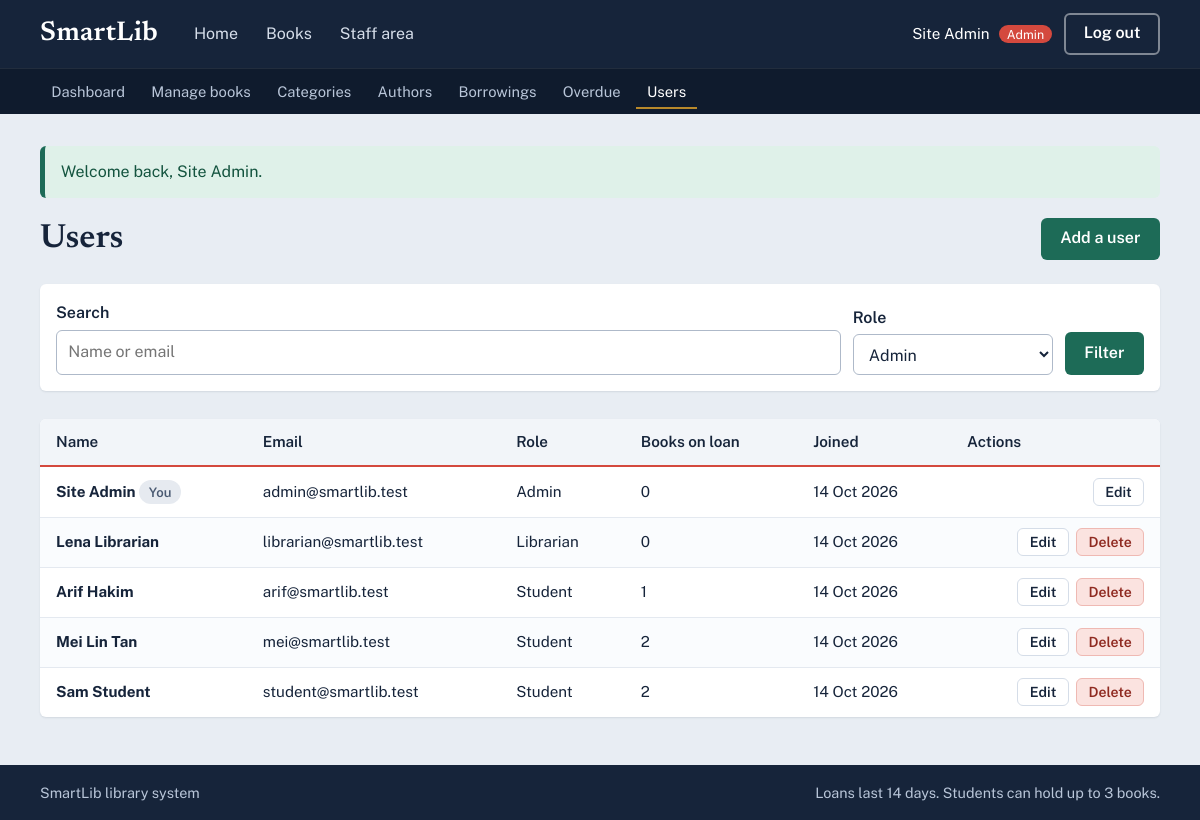
The page /admin/users.php (signed in) on the database its author committed.
### tables this page shows
CREATE TABLE users (
   
  id         INT AUTO_INCREMENT PRIMARY KEY,
   
  name       VARCHAR(100) NOT NULL,
   
  email      VARCHAR(100) NOT NULL UNIQUE,
   
  password   VARCHAR(255) NOT NULL,
   
  role       ENUM('admin','librarian','student') NOT NULL DEFAULT 'student',
   
  created_at TIMESTAMP NOT NULL DEFAULT CURRENT_TIMESTAMP
 
);

### includes/init.php (called while the page is built, shortened)
<?php
function e($value): string
{
    return htmlspecialchars((string) $value, ENT_QUOTES, 'UTF-8');
}
function url(string $path = ''): string
{
    return BASE_URL . '/' . ltrim($path, '/');
}
function fmt_date(?string $date): string
{
    return $date ? date('j M Y', strtotime($date)) : '-';
}
function current_role(): string
{
    return $_SESSION['role'] ?? 'guest';
}

### admin/users.php (the view, shortened to what this page needs)
<?php
require __DIR__ . '/../includes/init.php';
$q    = trim($_GET['q'] ?? '');
$where = [];
$params = [];
$stmt = $pdo->prepare('SELECT u.id, u.name, u.email, u.role, u.created_at,
                              (SELECT COUNT(*) FROM borrowings b WHERE b.user_id = u.id AND b.status = \'borrowed\') AS active_loans
                       FROM users u ' . ($where ? 'WHERE ' . implode(' AND ', $where) : '') . ' ORDER BY u.role, u.name');
$stmt->execute($params);
$users = $stmt->fetchAll();
require __DIR__ . '/../includes/header.php';
?>
<div class="page-head">
    <h1>Users</h1>
    <a class="btn btn-primary" href="<?= e(url('admin/user-form.php')) ?>">Add a user</a>
</div>
<form class="filters filters-compact" method="get" role="search">
    <div><label for="q">Search</label><input id="q" type="search" name="q" value="<?= e($q) ?>" placeholder="Name or email"></div>
    <div>
        <label for="role">Role</label>
        <select id="role" name="role">
            <?php foreach (['admin', 'librarian', 'student'] as $r): ?>
                <option value="<?= $r ?>" <?= $role === $r ? 'selected' : '' ?>><?= ucfirst($r) ?></option>
            <?php endforeach; ?>
        </select>
    </div>
    <button class="btn btn-primary" type="submit">Filter</button>
</form>
<?php if (!$users): ?>
    <div class="empty">No users found.</div>
<?php else: ?>
<div class="table-wrap">
<table class="table">
    <thead><tr><th>Name</th><th>Email</th><th>Role</th><th>Books on loan</th><th>Joined</th><th class="col-actions">Actions</th></tr></thead>
    <tbody>
    <?php foreach ($users as $u): ?>
        <tr>
            <td><strong><?= e($u['name']) ?></strong><?= (int) $u['id'] === (int) $_SESSION['user_id'] ? ' <span class="chip chip-muted">You</span>' : '' ?></td>
            <td><?= e($u['email']) ?></td>
            <td><?= e(ucfirst($u['role'])) ?></td>
            <td><?= (int) $u['active_loans'] ?></td>
            <td><?= e(fmt_date($u['created_at'])) ?></td>
            <td class="col-actions">
                <a class="btn btn-small" href="<?= e(url('admin/user-form.php?id=' . (int) $u['id'])) ?>">Edit</a>
                <?php if ((int) $u['id'] !== (int) $_SESSION['user_id']): ?>
                <form method="post" onsubmit="return confirm('Delete this user?');">
                    <button class="btn btn-small btn-danger" type="submit">Delete</button>
                </form>
                <?php endif; ?>
            </td>
        </tr>
    <?php endforeach; ?>
    </tbody>
</table>
</div>
<?php endif; ?>
<?php require __DIR__ . '/../includes/footer.php'; ?>

### css/style.css (style rules this page uses)
:root { --ink: #16243a; --ink-soft: #4a5a72; --shelf: #e8edf3; --paper: #ffffff; --rule: #c3d6ea; --margin: #d4493e; --pine: #1d6b57; --pine-dark: #15503f; --brass: #b8892b; --line: #d5dde8; --ok-bg: #dff1e9; --ok-fg: #14543f; --bad-bg: #fbe3e0; --bad-fg: #8f2a21; --font-display: "Newsreader", Georgia, "Times New Roman", serif; --font-body: "Public Sans", system-ui, -apple-system, "Segoe UI", Arial, sans-serif; }
*, *::before, *::after { box-sizing: border-box; }
html { -webkit-text-size-adjust: 100%; }
body { margin: 0; background: var(--shelf); color: var(--ink); font-family: var(--font-body); font-size: 1rem; line-height: 1.6; min-height: 100vh; display: flex; flex-direction: column; }
h1, h2, h3 { font-family: var(--font-display); font-weight: 600; line-height: 1.2; margin: 0 0 .5em; }
h1 { font-size: 2.1rem; }
a { color: var(--pine); }
.btn { display: inline-block; font: inherit; font-weight: 600; cursor: pointer; padding: .55rem 1.1rem; border-radius: 6px; border: 2px solid transparent; text-decoration: none; line-height: 1.3; text-align: center; }
.btn-primary { background: var(--pine); color: #fff; }
.btn-danger { background: var(--bad-bg); color: var(--bad-fg); border-color: #efb9b3; }
.btn-small { padding: .25rem .7rem; font-size: .88rem; border-width: 1px; background: #fff; color: var(--ink); border-color: var(--line); }
.btn-small.btn-danger { background: var(--bad-bg); color: var(--bad-fg); border-color: #efb9b3; }
.chip { display: inline-block; font-size: .82rem; font-weight: 600; padding: .1rem .6rem; border-radius: 99px; white-space: nowrap; }
.chip-muted { background: #e6eaf0; color: var(--ink-soft); }
.page-head { display: flex; align-items: center; justify-content: space-between; gap: 1rem; margin-bottom: 1.5rem; flex-wrap: wrap; }
.page-head h1 { margin: 0; }
label { display: block; font-weight: 600; margin-bottom: .25rem; }
input, select, textarea { font: inherit; color: var(--ink); width: 100%; padding: .55rem .7rem; background: #fff; border: 1.5px solid #aeb9c9; border-radius: 6px; }
.filters { display: grid; grid-template-columns: 1fr 220px auto auto; gap: .75rem; align-items: end; background: var(--paper); padding: 1rem; border-radius: 6px; margin-bottom: 1.75rem; box-shadow: 0 1px 2px rgba(22,36,58,.1); }
.filters-compact { grid-template-columns: 1fr 200px auto; }
.table-wrap { overflow-x: auto; background: var(--paper); border-radius: 6px; box-shadow: 0 1px 2px rgba(22,36,58,.1); }
.table { width: 100%; border-collapse: collapse; font-size: .95rem; }
.table th { text-align: left; padding: .7rem 1rem; background: #f2f5f9; border-bottom: 2px solid var(--margin); font-weight: 600; white-space: nowrap; }
.table td { padding: .65rem 1rem; border-bottom: 1px solid #e4e9f0; vertical-align: middle; }
.table tbody tr:nth-child(even) { background: #fafcfe; }
.table tr:last-child td { border-bottom: 0; }
.col-actions { text-align: right; white-space: nowrap; }
.col-actions form { display: inline-block; margin-left: .25rem; }

### rows shown on the page
users: name "Site Admin", shows "You", email "admin@smartlib.test", role "Admin", active_loans "0", created_at "14 Oct 2026"
users: name "Lena Librarian", email "librarian@smartlib.test", role "Librarian", active_loans "0", created_at "14 Oct 2026"
users: name "Arif Hakim", email "arif@smartlib.test", role "Student", active_loans "1", created_at "14 Oct 2026"
users: name "Mei Lin Tan", email "mei@smartlib.test", role "Student", active_loans "2", created_at "14 Oct 2026"
users: name "Sam Student", email "student@smartlib.test", role "Student", active_loans "2", created_at "14 Oct 2026"

### other values the page prints
$label "Home Books Staff area Dashboard Manage books Categories Authors Borrowings Overdue Users"
$_SESSION['name'] "Site Admin"
$role "Admin"
$f['msg'] "Welcome back, Site Admin."
LOAN_DAYS "14"
MAX_ACTIVE_LOANS "3"
form field role "Admin"
